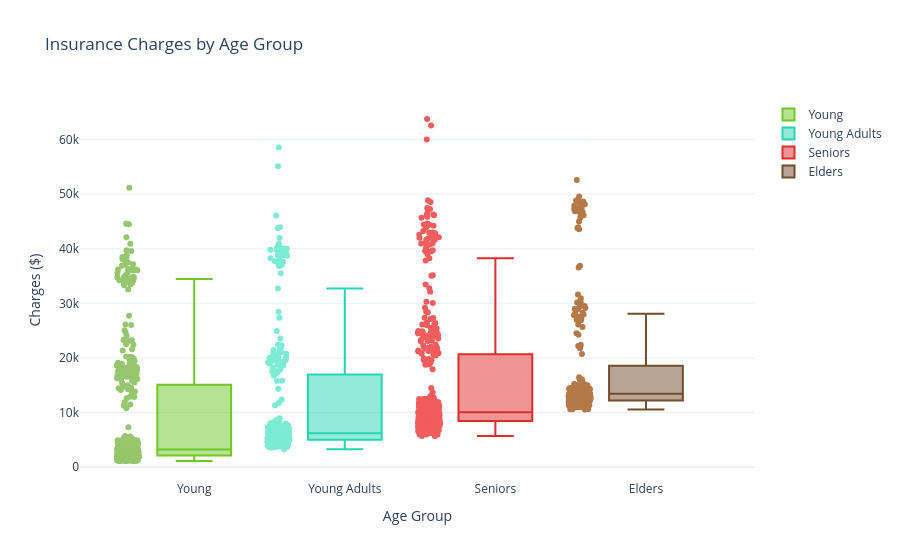

Notebook code cell kept with this figure:
### Code cell
young        = df['charges'].loc[df['Age_Group'] == 'Young'].values.tolist()
young_adults = df['charges'].loc[df['Age_Group'] == 'Young Adults'].values.tolist()
senior       = df['charges'].loc[df['Age_Group'] == 'Senior'].values.tolist()
elder_charge = df['charges'].loc[df['Age_Group'] == 'Elder'].values.tolist()

young_credit = go.Box(
    y=young, name="Young", jitter=0.3, pointpos=-1.8, boxpoints='all',
    marker=dict(color='rgb(150, 198, 109)'),
    line=dict(color='rgb(111, 200, 37)')
)
young_adults_credit = go.Box(
    y=young_adults, name="Young Adults", jitter=0.3, pointpos=-1.8, boxpoints='all',
    marker=dict(color='rgb(124, 236, 212)'),
    line=dict(color='rgb(38, 214, 177)')
)
senior_credit = go.Box(
    y=senior, name="Seniors", jitter=0.3, pointpos=-1.8, boxpoints='all',
    marker=dict(color='rgb(241, 93, 93)'),
    line=dict(color='rgb(225, 44, 44)')
)
elder_credit = go.Box(
    y=elder_charge, name="Elders", jitter=0.3, pointpos=-1.8, boxpoints='all',
    marker=dict(color='rgb(180, 121, 72)'),
    line=dict(color='rgb(115, 77, 46)')
)

fig = go.Figure(data=[young_credit, young_adults_credit, senior_credit, elder_credit])
fig.update_layout(
    title="Insurance Charges by Age Group",
    xaxis_title="Age Group",
    yaxis_title="Charges ($)",
    template="plotly_white"
)
fig.show()

### Figure 1 — Plotly figure (JSON) as saved in the notebook; plotly's stock layout.template omitted (floating-point values rounded to 4 significant figures; data arrays with more than 128 entries replaced by an {"elided": "..."} marker saying what was removed)
{"data": [{"boxpoints": "all", "jitter": 0.3, "line": {"color": "rgb(111, 200, 37)"}, "marker": {"color": "rgb(150, 198, 109)"}, "name": "Young", "pointpos": -1.8, "type": "box", "y": {"elided": "417 float values"}}, {"boxpoints": "all", "jitter": 0.3, "line": {"color": "rgb(38, 214, 177)"}, "marker": {"color": "rgb(124, 236, 212)"}, "name": "Young Adults", "pointpos": -1.8, "type": "box", "y": {"elided": "284 float values"}}, {"boxpoints": "all", "jitter": 0.3, "line": {"color": "rgb(225, 44, 44)"}, "marker": {"color": "rgb(241, 93, 93)"}, "name": "Seniors", "pointpos": -1.8, "type": "box", "y": {"elided": "421 float values"}}, {"boxpoints": "all", "jitter": 0.3, "line": {"color": "rgb(115, 77, 46)"}, "marker": {"color": "rgb(180, 121, 72)"}, "name": "Elders", "pointpos": -1.8, "type": "box", "y": {"elided": "216 float values"}}], "layout": {"title": {"text": "Insurance Charges by Age Group"}, "xaxis": {"title": {"text": "Age Group"}}, "yaxis": {"title": {"text": "Charges ($)"}}}}
